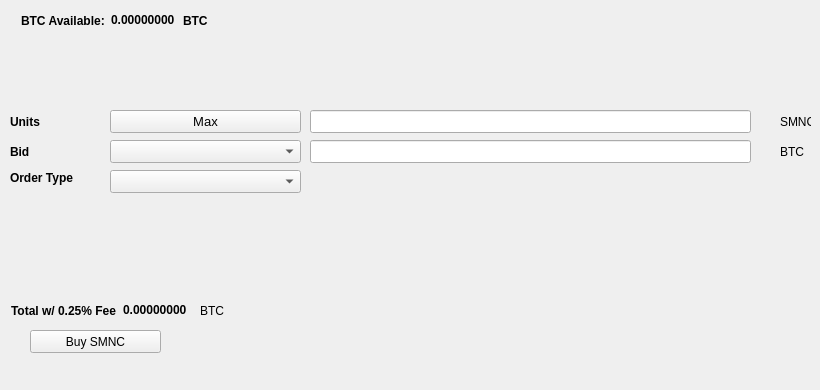
   <widget class="QWidget" name="BuyTab">
    <attribute name="title">
     <string>Buy</string>
    </attribute>
    <widget class="QPushButton" name="BuySMNC">
     <property name="geometry">
      <rect>
       <x>30</x>
       <y>330</y>
       <width>131</width>
       <height>23</height>
      </rect>
     </property>
     <property name="text">
      <string>Buy SMNC</string>
     </property>
     <property name="icon">
      <iconset resource="../smnc.qrc">
       <normaloff>:/icons/bitcoin</normaloff>:/icons/bitcoin</iconset>
     </property>
    </widget>
    <widget class="QLabel" name="label_3">
     <property name="geometry">
      <rect>
       <x>10</x>
       <y>110</y>
       <width>46</width>
       <height>23</height>
      </rect>
     </property>
     <property name="font">
      <font>
       <weight>75</weight>
       <bold>true</bold>
      </font>
     </property>
     <property name="text">
      <string>Units</string>
     </property>
    </widget>
    <widget class="QLineEdit" name="UnitsInput">
     <property name="geometry">
      <rect>
       <x>310</x>
       <y>110</y>
       <width>441</width>
       <height>23</height>
      </rect>
     </property>
     <property name="font">
      <font>
       <pointsize>9</pointsize>
       <weight>75</weight>
       <bold>true</bold>
      </font>
     </property>
    </widget>
    <widget class="QLineEdit" name="BuyBidPriceEdit">
     <property name="geometry">
      <rect>
       <x>310</x>
       <y>140</y>
       <width>441</width>
       <height>23</height>
      </rect>
     </property>
     <property name="font">
      <font>
       <pointsize>9</pointsize>
       <weight>75</weight>
       <bold>true</bold>
      </font>
     </property>
    </widget>
    <widget class="QLabel" name="label_4">
     <property name="geometry">
      <rect>
       <x>780</x>
       <y>110</y>
       <width>31</width>
       <height>23</height>
      </rect>
     </property>
     <property name="text">
      <string>SMNC</string>
     </property>
    </widget>
    <widget class="QLabel" name="label_5">
     <property name="geometry">
      <rect>
       <x>780</x>
       <y>140</y>
       <width>31</width>
       <height>23</height>
      </rect>
     </property>
     <property name="text">
      <string>BTC</string>
     </property>
    </widget>
    <widget class="QLabel" name="label_6">
     <property name="geometry">
      <rect>
       <x>10</x>
       <y>140</y>
       <width>46</width>
       <height>23</height>
      </rect>
     </property>
     <property name="font">
      <font>
       <weight>75</weight>
       <bold>true</bold>
      </font>
     </property>
     <property name="text">
      <string>Bid</string>
     </property>
    </widget>
    <widget class="QLabel" name="label_7">
     <property name="geometry">
      <rect>
       <x>10</x>
       <y>170</y>
       <width>91</width>
       <height>16</height>
      </rect>
     </property>
     <property name="font">
      <font>
       <weight>75</weight>
       <bold>true</bold>
      </font>
     </property>
     <property name="text">
      <string>Order Type</string>
     </property>
    </widget>
    <widget class="QPushButton" name="Buy_Max_Amount">
     <property name="geometry">
      <rect>
       <x>110</x>
       <y>110</y>
       <width>191</width>
       <height>23</height>
      </rect>
     </property>
     <property name="font">
      <font>
       <pointsize>10</pointsize>
      </font>
     </property>
     <property name="text">
      <string>Max</string>
     </property>
    </widget>
    <widget class="QComboBox" name="BuyBidcomboBox">
     <property name="geometry">
      <rect>
       <x>110</x>
       <y>140</y>
       <width>191</width>
       <height>23</height>
      </rect>
     </property>
     <property name="font">
      <font>
       <pointsize>10</pointsize>
      </font>
     </property>
    </widget>
    <widget class="QComboBox" name="buyOrdertypeCombo">
     <property name="geometry">
      <rect>
       <x>110</x>
       <y>170</y>
       <width>191</width>
       <height>23</height>
      </rect>
     </property>
     <property name="font">
      <font>
       <pointsize>10</pointsize>
      </font>
     </property>
    </widget>
    <widget class="QWidget" name="layoutWidget1">
     <property name="geometry">
      <rect>
       <x>21</x>
       <y>11</y>
       <width>227</width>
       <height>19</height>
      </rect>
     </property>
     <layout class="QHBoxLayout" name="horizontalLayout_3">
      <item>
       <widget class="QLabel" name="label232">
        <property name="font">
         <font>
          <weight>75</weight>
          <bold>true</bold>
         </font>
        </property>
        <property name="text">
         <string>BTC Available:</string>
        </property>
       </widget>
      </item>
      <item>
       <widget class="QLabel" name="BtcAvailableLbl">
        <property name="palette">
         <palette>
          <active>
           <colorrole role="WindowText">
            <brush brushstyle="SolidPattern">
             <color alpha="255">
              <red>0</red>
              <green>0</green>
              <blue>0</blue>
             </color>
            </brush>
           </colorrole>
           <colorrole role="Button">
            <brush brushstyle="SolidPattern">
             <color alpha="255">
              <red>0</red>
              <green>170</green>
              <blue>0</blue>
             </color>
            </brush>
           </colorrole>
           <colorrole role="Light">
            <brush brushstyle="SolidPattern">
             <color alpha="255">
              <red>0</red>
              <green>255</green>
              <blue>0</blue>
             </color>
            </brush>
           </colorrole>
           <colorrole role="Midlight">
            <brush brushstyle="SolidPattern">
             <color alpha="255">
              <red>0</red>
              <green>212</green>
              <blue>0</blue>
             </color>
            </brush>
           </colorrole>
           <colorrole role="Dark">
            <brush brushstyle="SolidPattern">
             <color alpha="255">
              <red>0</red>
              <green>85</green>
              <blue>0</blue>
             </color>
            </brush>
           </colorrole>
           <colorrole role="Mid">
            <brush brushstyle="SolidPattern">
             <color alpha="255">
              <red>0</red>
              <green>113</green>
              <blue>0</blue>
             </color>
            </brush>
           </colorrole>
           <colorrole role="Text">
            <brush brushstyle="SolidPattern">
             <color alpha="255">
              <red>0</red>
              <green>170</green>
              <blue>0</blue>
             </color>
            </brush>
           </colorrole>
           <colorrole role="BrightText">
            <brush brushstyle="SolidPattern">
             <color alpha="255">
              <red>255</red>
              <green>255</green>
              <blue>255</blue>
             </color>
            </brush>
           </colorrole>
           <colorrole role="ButtonText">
            <brush brushstyle="SolidPattern">
             <color alpha="255">
              <red>0</red>
              <green>0</green>
              <blue>0</blue>
             </color>
            </brush>
           </colorrole>
           <colorrole role="Base">
            <brush brushstyle="SolidPattern">
             <color alpha="255">
              <red>255</red>
              <green>255</green>
              <blue>255</blue>
             </color>
            </brush>
           </colorrole>
           <colorrole role="Window">
            <brush brushstyle="SolidPattern">
             <color alpha="255">
              <red>0</red>
              <green>170</green>
              <blue>0</blue>
             </color>
            </brush>
           </colorrole>
           <colorrole role="Shadow">
            <brush brushstyle="SolidPattern">
             <color alpha="255">
              <red>0</red>
              <green>0</green>
              <blue>0</blue>
             </color>
            </brush>
           </colorrole>
           <colorrole role="AlternateBase">
            <brush brushstyle="SolidPattern">
             <color alpha="255">
              <red>127</red>
              <green>212</green>
              <blue>127</blue>
             </color>
            </brush>
           </colorrole>
           <colorrole role="ToolTipBase">
            <brush brushstyle="SolidPattern">
             <color alpha="255">
              <red>255</red>
              <green>255</green>
              <blue>220</blue>
             </color>
            </brush>
           </colorrole>
           <colorrole role="ToolTipText">
            <brush brushstyle="SolidPattern">
             <color alpha="255">
              <red>0</red>
              <green>0</green>
              <blue>0</blue>
             </color>
            </brush>
           </colorrole>
          </active>
          <inactive>
           <colorrole role="WindowText">
            <brush brushstyle="SolidPattern">
             <color alpha="255">
              <red>0</red>
              <green>0</green>
              <blue>0</blue>
             </color>
            </brush>
           </colorrole>
           <colorrole role="Button">
            <brush brushstyle="SolidPattern">
             <color alpha="255">
              <red>0</red>
              <green>170</green>
              <blue>0</blue>
             </color>
            </brush>
           </colorrole>
           <colorrole role="Light">
            <brush brushstyle="SolidPattern">
             <color alpha="255">
              <red>0</red>
              <green>255</green>
              <blue>0</blue>
             </color>
            </brush>
           </colorrole>
           <colorrole role="Midlight">
            <brush brushstyle="SolidPattern">
             <color alpha="255">
              <red>0</red>
              <green>212</green>
              <blue>0</blue>
             </color>
            </brush>
           </colorrole>
           <colorrole role="Dark">
            <brush brushstyle="SolidPattern">
             <color alpha="255">
              <red>0</red>
              <green>85</green>
              <blue>0</blue>
             </color>
            </brush>
           </colorrole>
           <colorrole role="Mid">
            <brush brushstyle="SolidPattern">
             <color alpha="255">
              <red>0</red>
              <green>113</green>
              <blue>0</blue>
             </color>
            </brush>
           </colorrole>
           <colorrole role="Text">
            <brush brushstyle="SolidPattern">
             <color alpha="255">
              <red>0</red>
              <green>170</green>
              <blue>0</blue>
             </color>
            </brush>
           </colorrole>
           <colorrole role="BrightText">
            <brush brushstyle="SolidPattern">
             <color alpha="255">
              <red>255</red>
              <green>255</green>
              <blue>255</blue>
             </color>
            </brush>
           </colorrole>
           <colorrole role="ButtonText">
            <brush brushstyle="SolidPattern">
             <color alpha="255">
              <red>0</red>
              <green>0</green>
              <blue>0</blue>
             </color>
            </brush>
           </colorrole>
           <colorrole role="Base">
            <brush brushstyle="SolidPattern">
             <color alpha="255">
              <red>255</red>
              <green>255</green>
              <blue>255</blue>
             </color>
            </brush>
           </colorrole>
           <colorrole role="Window">
            <brush brushstyle="SolidPattern">
             <color alpha="255">
              <red>0</red>
              <green>170</green>
              <blue>0</blue>
             </color>
            </brush>
           </colorrole>
           <colorrole role="Shadow">
            <brush brushstyle="SolidPattern">
             <color alpha="255">
              <red>0</red>
              <green>0</green>
              <blue>0</blue>
             </color>
            </brush>
           </colorrole>
           <colorrole role="AlternateBase">
            <brush brushstyle="SolidPattern">
             <color alpha="255">
              <red>127</red>
              <green>212</green>
              <blue>127</blue>
             </color>
            </brush>
           </colorrole>
           <colorrole role="ToolTipBase">
            <brush brushstyle="SolidPattern">
             <color alpha="255">
              <red>255</red>
              <green>255</green>
              <blue>220</blue>
             </color>
            </brush>
           </colorrole>
           <colorrole role="ToolTipText">
            <brush brushstyle="SolidPattern">
             <color alpha="255">
              <red>0</red>
              <green>0</green>
              <blue>0</blue>
             </color>
            </brush>
           </colorrole>
          </inactive>
          <disabled>
           <colorrole role="WindowText">
            <brush brushstyle="SolidPattern">
             <color alpha="255">
              <red>0</red>
              <green>85</green>
              <blue>0</blue>
             </color>
            </brush>
           </colorrole>
           <colorrole role="Button">
            <brush brushstyle="SolidPattern">
             <color alpha="255">
              <red>0</red>
              <green>170</green>
              <blue>0</blue>
             </color>
            </brush>
           </colorrole>
           <colorrole role="Light">
            <brush brushstyle="SolidPattern">
             <color alpha="255">
              <red>0</red>
              <green>255</green>
              <blue>0</blue>
             </color>
            </brush>
           </colorrole>
           <colorrole role="Midlight">
            <brush brushstyle="SolidPattern">
             <color alpha="255">
              <red>0</red>
              <green>212</green>
              <blue>0</blue>
             </color>
            </brush>
           </colorrole>
           <colorrole role="Dark">
            <brush brushstyle="SolidPattern">
             <color alpha="255">
              <red>0</red>
              <green>85</green>
              <blue>0</blue>
             </color>
            </brush>
           </colorrole>
           <colorrole role="Mid">
            <brush brushstyle="SolidPattern">
             <color alpha="255">
              <red>0</red>
              <green>113</green>
              <blue>0</blue>
             </color>
            </brush>
           </colorrole>
           <colorrole role="Text">
            <brush brushstyle="SolidPattern">
             <color alpha="255">
              <red>0</red>
              <green>85</green>
              <blue>0</blue>
             </color>
            </brush>
           </colorrole>
           <colorrole role="BrightText">
            <brush brushstyle="SolidPattern">
             <color alpha="255">
              <red>255</red>
              <green>255</green>
              <blue>255</blue>
             </color>
            </brush>
           </colorrole>
           <colorrole role="ButtonText">
            <brush brushstyle="SolidPattern">
             <color alpha="255">
              <red>0</red>
              <green>85</green>
              <blue>0</blue>
             </color>
            </brush>
           </colorrole>
           <colorrole role="Base">
            <brush brushstyle="SolidPattern">
             <color alpha="255">
              <red>0</red>
              <green>170</green>
              <blue>0</blue>
             </color>
            </brush>
           </colorrole>
           <colorrole role="Window">
            <brush brushstyle="SolidPattern">
             <color alpha="255">
              <red>0</red>
              <green>170</green>
              <blue>0</blue>
             </color>
            </brush>
           </colorrole>
           <colorrole role="Shadow">
            <brush brushstyle="SolidPattern">
             <color alpha="255">
              <red>0</red>
              <green>0</green>
              <blue>0</blue>
             </color>
            </brush>
           </colorrole>
           <colorrole role="AlternateBase">
            <brush brushstyle="SolidPattern">
             <color alpha="255">
              <red>0</red>
              <green>170</green>
              <blue>0</blue>
             </color>
            </brush>
           </colorrole>
           <colorrole role="ToolTipBase">
            <brush brushstyle="SolidPattern">
             <color alpha="255">
              <red>255</red>
              <green>255</green>
              <blue>220</blue>
             </color>
            </brush>
           </colorrole>
           <colorrole role="ToolTipText">
            <brush brushstyle="SolidPattern">
             <color alpha="255">
              <red>0</red>
              <green>0</green>
              <blue>0</blue>
             </color>
            </brush>
           </colorrole>
          </disabled>
         </palette>
        </property>
        <property name="font">
         <font>
          <weight>75</weight>
          <bold>true</bold>
         </font>
        </property>
        <property name="text">
         <string>0.00000000</string>
        </property>
        <property name="textInteractionFlags">
         <set>Qt::LinksAccessibleByMouse|Qt::TextSelectableByKeyboard|Qt::TextSelectableByMouse</set>
        </property>
       </widget>
      </item>
      <item>
       <widget class="QLabel" name="BtcAvailableLbl_2">
        <property name="font">
         <font>
          <weight>75</weight>
          <bold>true</bold>
         </font>
        </property>
        <property name="text">
         <string>BTC</string>
        </property>
       </widget>
      </item>
     </layout>
    </widget>
    <widget class="QWidget" name="layoutWidge2">
     <property name="geometry">
      <rect>
       <x>11</x>
       <y>301</y>
       <width>259</width>
       <height>19</height>
      </rect>
     </property>
     <layout class="QHBoxLayout" name="horizontalLayout_4">
      <item>
       <widget class="QLabel" name="label_9">
        <property name="font">
         <font>
          <weight>75</weight>
          <bold>true</bold>
         </font>
        </property>
        <property name="text">
         <string>Total w/ 0.25% Fee</string>
        </property>
       </widget>
      </item>
      <item>
       <widget class="QLabel" name="BuyCostLabel">
        <property name="palette">
         <palette>
          <active>
           <colorrole role="WindowText">
            <brush brushstyle="SolidPattern">
             <color alpha="255">
              <red>0</red>
              <green>0</green>
              <blue>0</blue>
             </color>
            </brush>
           </colorrole>
           <colorrole role="Button">
            <brush brushstyle="SolidPattern">
             <color alpha="255">
              <red>0</red>
              <green>170</green>
              <blue>0</blue>
             </color>
            </brush>
           </colorrole>
           <colorrole role="Light">
            <brush brushstyle="SolidPattern">
             <color alpha="255">
              <red>0</red>
              <green>255</green>
              <blue>0</blue>
             </color>
            </brush>
           </colorrole>
           <colorrole role="Midlight">
            <brush brushstyle="SolidPattern">
             <color alpha="255">
              <red>0</red>
              <green>212</green>
              <blue>0</blue>
             </color>
            </brush>
           </colorrole>
           <colorrole role="Dark">
            <brush brushstyle="SolidPattern">
             <color alpha="255">
              <red>0</red>
              <green>85</green>
              <blue>0</blue>
             </color>
            </brush>
           </colorrole>
           <colorrole role="Mid">
            <brush brushstyle="SolidPattern">
             <color alpha="255">
              <red>0</red>
              <green>113</green>
              <blue>0</blue>
             </color>
            </brush>
           </colorrole>
           <colorrole role="Text">
            <brush brushstyle="SolidPattern">
             <color alpha="255">
              <red>0</red>
              <green>170</green>
              <blue>0</blue>
             </color>
            </brush>
           </colorrole>
           <colorrole role="BrightText">
            <brush brushstyle="SolidPattern">
             <color alpha="255">
              <red>255</red>
              <green>255</green>
              <blue>255</blue>
             </color>
            </brush>
           </colorrole>
           <colorrole role="ButtonText">
            <brush brushstyle="SolidPattern">
             <color alpha="255">
              <red>0</red>
              <green>0</green>
              <blue>0</blue>
             </color>
            </brush>
           </colorrole>
           <colorrole role="Base">
            <brush brushstyle="SolidPattern">
             <color alpha="255">
              <red>255</red>
              <green>255</green>
              <blue>255</blue>
             </color>
            </brush>
           </colorrole>
           <colorrole role="Window">
            <brush brushstyle="SolidPattern">
             <color alpha="255">
              <red>0</red>
              <green>170</green>
              <blue>0</blue>
             </color>
            </brush>
           </colorrole>
           <colorrole role="Shadow">
            <brush brushstyle="SolidPattern">
             <color alpha="255">
              <red>0</red>
              <green>0</green>
              <blue>0</blue>
             </color>
            </brush>
           </colorrole>
           <colorrole role="AlternateBase">
            <brush brushstyle="SolidPattern">
             <color alpha="255">
              <red>127</red>
              <green>212</green>
              <blue>127</blue>
             </color>
            </brush>
           </colorrole>
           <colorrole role="ToolTipBase">
            <brush brushstyle="SolidPattern">
             <color alpha="255">
              <red>255</red>
              <green>255</green>
              <blue>220</blue>
             </color>
            </brush>
           </colorrole>
           <colorrole role="ToolTipText">
            <brush brushstyle="SolidPattern">
             <color alpha="255">
              <red>0</red>
              <green>0</green>
              <blue>0</blue>
             </color>
            </brush>
           </colorrole>
          </active>
          <inactive>
           <colorrole role="WindowText">
            <brush brushstyle="SolidPattern">
             <color alpha="255">
              <red>0</red>
              <green>0</green>
              <blue>0</blue>
             </color>
            </brush>
           </colorrole>
           <colorrole role="Button">
            <brush brushstyle="SolidPattern">
             <color alpha="255">
              <red>0</red>
              <green>170</green>
              <blue>0</blue>
             </color>
            </brush>
           </colorrole>
           <colorrole role="Light">
            <brush brushstyle="SolidPattern">
             <color alpha="255">
              <red>0</red>
              <green>255</green>
              <blue>0</blue>
             </color>
            </brush>
           </colorrole>
           <colorrole role="Midlight">
            <brush brushstyle="SolidPattern">
             <color alpha="255">
              <red>0</red>
              <green>212</green>
              <blue>0</blue>
             </color>
            </brush>
           </colorrole>
           <colorrole role="Dark">
            <brush brushstyle="SolidPattern">
             <color alpha="255">
              <red>0</red>
              <green>85</green>
              <blue>0</blue>
             </color>
            </brush>
           </colorrole>
           <colorrole role="Mid">
            <brush brushstyle="SolidPattern">
             <color alpha="255">
              <red>0</red>
              <green>113</green>
              <blue>0</blue>
             </color>
            </brush>
           </colorrole>
           <colorrole role="Text">
            <brush brushstyle="SolidPattern">
             <color alpha="255">
              <red>0</red>
              <green>170</green>
              <blue>0</blue>
             </color>
            </brush>
           </colorrole>
           <colorrole role="BrightText">
            <brush brushstyle="SolidPattern">
             <color alpha="255">
              <red>255</red>
              <green>255</green>
              <blue>255</blue>
             </color>
            </brush>
           </colorrole>
           <colorrole role="ButtonText">
            <brush brushstyle="SolidPattern">
             <color alpha="255">
              <red>0</red>
              <green>0</green>
              <blue>0</blue>
             </color>
            </brush>
           </colorrole>
           <colorrole role="Base">
            <brush brushstyle="SolidPattern">
             <color alpha="255">
              <red>255</red>
              <green>255</green>
              <blue>255</blue>
             </color>
            </brush>
           </colorrole>
           <colorrole role="Window">
            <brush brushstyle="SolidPattern">
             <color alpha="255">
              <red>0</red>
              <green>170</green>
              <blue>0</blue>
             </color>
            </brush>
           </colorrole>
           <colorrole role="Shadow">
            <brush brushstyle="SolidPattern">
             <color alpha="255">
              <red>0</red>
              <green>0</green>
              <blue>0</blue>
             </color>
            </brush>
           </colorrole>
           <colorrole role="AlternateBase">
            <brush brushstyle="SolidPattern">
             <color alpha="255">
              <red>127</red>
              <green>212</green>
              <blue>127</blue>
             </color>
            </brush>
           </colorrole>
           <colorrole role="ToolTipBase">
            <brush brushstyle="SolidPattern">
             <color alpha="255">
              <red>255</red>
              <green>255</green>
              <blue>220</blue>
             </color>
            </brush>
           </colorrole>
           <colorrole role="ToolTipText">
            <brush brushstyle="SolidPattern">
             <color alpha="255">
              <red>0</red>
              <green>0</green>
              <blue>0</blue>
             </color>
            </brush>
           </colorrole>
          </inactive>
          <disabled>
           <colorrole role="WindowText">
            <brush brushstyle="SolidPattern">
             <color alpha="255">
              <red>0</red>
              <green>85</green>
              <blue>0</blue>
             </color>
            </brush>
           </colorrole>
           <colorrole role="Button">
            <brush brushstyle="SolidPattern">
             <color alpha="255">
              <red>0</red>
              <green>170</green>
              <blue>0</blue>
             </color>
            </brush>
           </colorrole>
           <colorrole role="Light">
            <brush brushstyle="SolidPattern">
             <color alpha="255">
              <red>0</red>
              <green>255</green>
              <blue>0</blue>
             </color>
            </brush>
           </colorrole>
           <colorrole role="Midlight">
            <brush brushstyle="SolidPattern">
             <color alpha="255">
              <red>0</red>
              <green>212</green>
              <blue>0</blue>
             </color>
            </brush>
           </colorrole>
           <colorrole role="Dark">
            <brush brushstyle="SolidPattern">
             <color alpha="255">
              <red>0</red>
              <green>85</green>
              <blue>0</blue>
             </color>
            </brush>
           </colorrole>
           <colorrole role="Mid">
            <brush brushstyle="SolidPattern">
             <color alpha="255">
              <red>0</red>
              <green>113</green>
              <blue>0</blue>
             </color>
            </brush>
           </colorrole>
           <colorrole role="Text">
            <brush brushstyle="SolidPattern">
             <color alpha="255">
              <red>0</red>
              <green>85</green>
              <blue>0</blue>
             </color>
            </brush>
           </colorrole>
           <colorrole role="BrightText">
            <brush brushstyle="SolidPattern">
             <color alpha="255">
              <red>255</red>
              <green>255</green>
              <blue>255</blue>
             </color>
            </brush>
           </colorrole>
           <colorrole role="ButtonText">
            <brush brushstyle="SolidPattern">
             <color alpha="255">
              <red>0</red>
              <green>85</green>
              <blue>0</blue>
             </color>
            </brush>
           </colorrole>
           <colorrole role="Base">
            <brush brushstyle="SolidPattern">
             <color alpha="255">
              <red>0</red>
              <green>170</green>
              <blue>0</blue>
             </color>
            </brush>
           </colorrole>
           <colorrole role="Window">
            <brush brushstyle="SolidPattern">
             <color alpha="255">
              <red>0</red>
              <green>170</green>
              <blue>0</blue>
             </color>
            </brush>
           </colorrole>
           <colorrole role="Shadow">
            <brush brushstyle="SolidPattern">
             <color alpha="255">
              <red>0</red>
              <green>0</green>
              <blue>0</blue>
             </color>
            </brush>
           </colorrole>
           <colorrole role="AlternateBase">
            <brush brushstyle="SolidPattern">
             <color alpha="255">
              <red>0</red>
              <green>170</green>
              <blue>0</blue>
             </color>
            </brush>
           </colorrole>
           <colorrole role="ToolTipBase">
            <brush brushstyle="SolidPattern">
             <color alpha="255">
              <red>255</red>
              <green>255</green>
              <blue>220</blue>
             </color>
            </brush>
           </colorrole>
           <colorrole role="ToolTipText">
            <brush brushstyle="SolidPattern">
             <color alpha="255">
              <red>0</red>
              <green>0</green>
              <blue>0</blue>
             </color>
            </brush>
           </colorrole>
          </disabled>
         </palette>
        </property>
        <property name="font">
         <font>
          <weight>75</weight>
          <bold>true</bold>
         </font>
        </property>
        <property name="autoFillBackground">
         <bool>false</bool>
        </property>
        <property name="text">
         <string>0.00000000</string>
        </property>
        <property name="textInteractionFlags">
         <set>Qt::LinksAccessibleByMouse|Qt::TextSelectableByMouse</set>
        </property>
       </widget>
      </item>
      <item>
       <widget class="QLabel" name="label_10">
        <property name="font">
         <font>
          <weight>50</weight>
          <bold>false</bold>
         </font>
        </property>
        <property name="text">
         <string>BTC</string>
        </property>
       </widget>
      </item>
     </layout>
    </widget>
    <widget class="QLabel" name="label_24">
     <property name="geometry">
      <rect>
       <x>460</x>
       <y>300</y>
       <width>281</width>
       <height>81</height>
      </rect>
     </property>
     <property name="text">
      <string/>
     </property>
     <property name="pixmap">
      <pixmap>:/images/bittrex</pixmap>
     </property>
    </widget>
   </widget>
